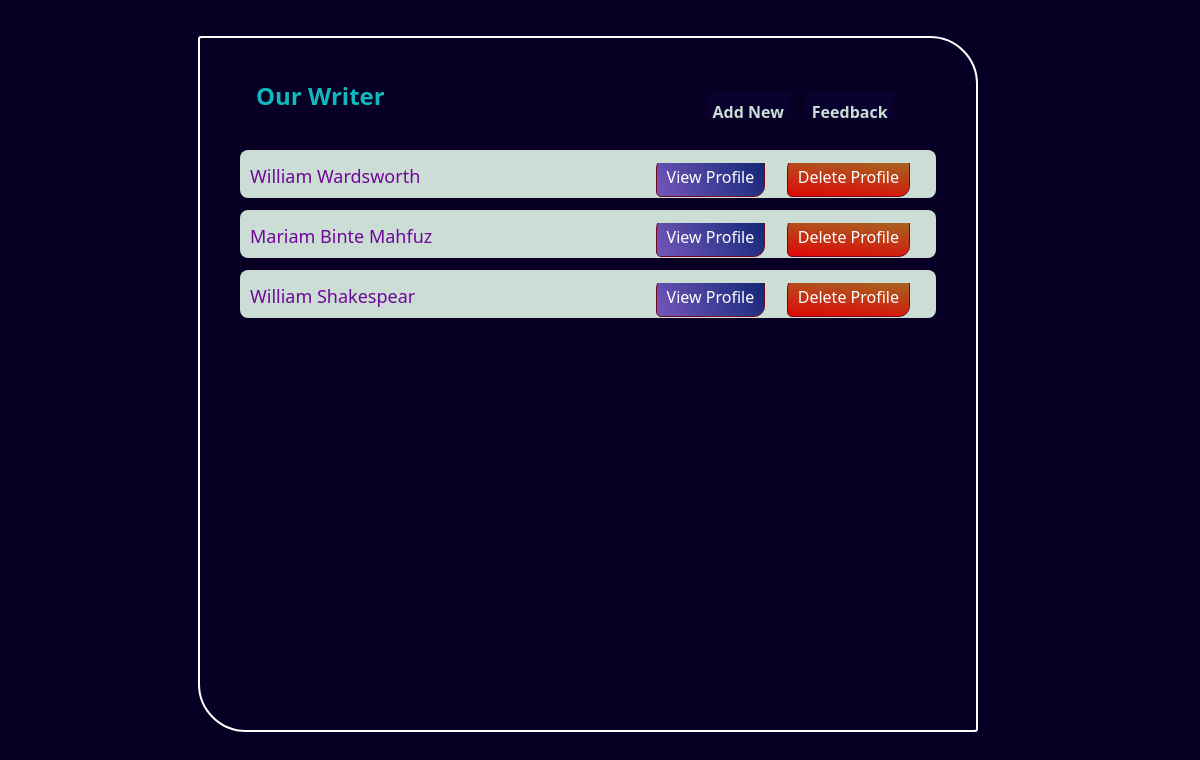
The page /writer/ on the database as committed earlier.
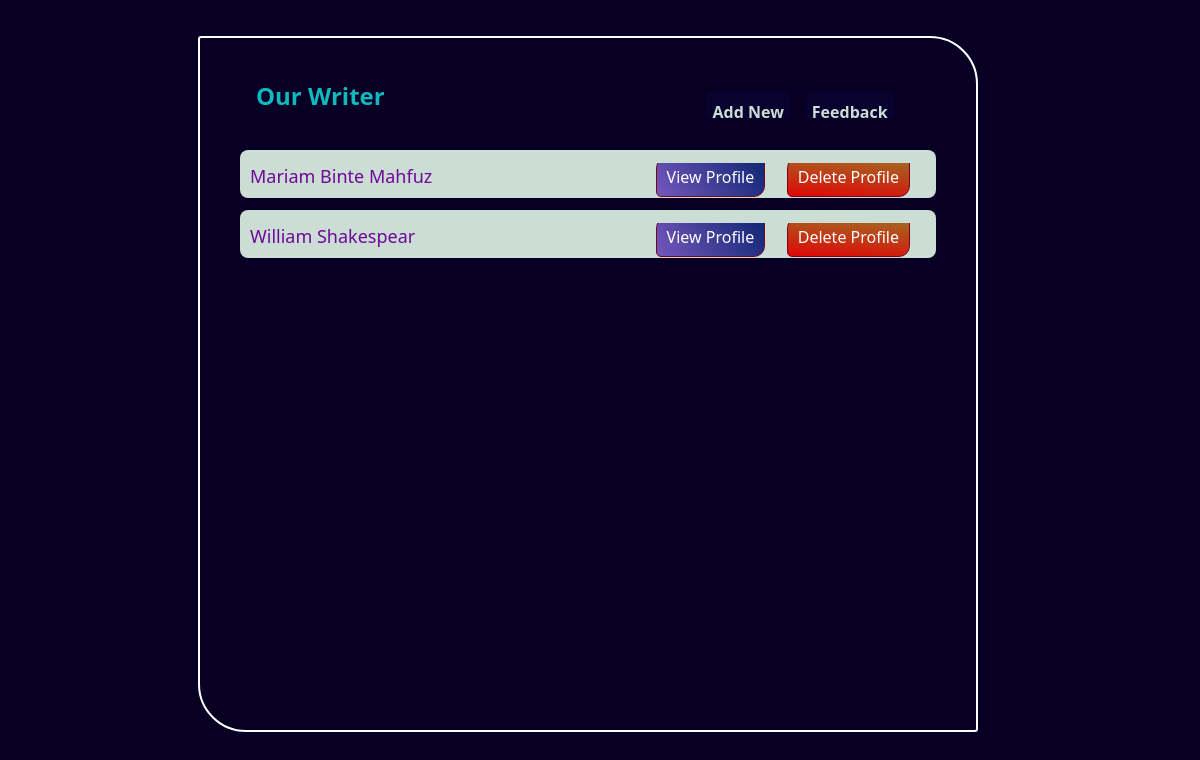
The same page on the database as committed later.
### Writer_app/models.py (models this page shows, shortened)
class Profile(models.Model):
    writer_name=models.CharField(max_length=30)
    writer_photo=models.ImageField(upload_to='writer-name',null=False,blank=False)

### Writer_app/views.py (the view)
# urls.py: path('',views.Writer_list,name='writer_list'),
def Writer_list(request):
    writers=Profile.objects.all()
    context={
        'writers':writers,
    }
    return render(request,'Writer_Profile/Writer_list.html',context)

### templates/Writer_Profile/Writer_list.html
{% extends 'base.html' %}
{% load static %}
{% block body_block %}
{% for writer in writers %}
<div class="task-table">
    <div class="task-title">
        <a href="{% url 'profile' primarykey=writer.id %}">{{ writer.writer_name }}</a>
    </div>
    <div class="actions-btn">
        <a class="btn task-view" href="{% url 'profile' primarykey=writer.id %}">View Profile</a>
        <a class="btn delete" style="margin-right: 1rem;" href="{% url 'delete_profile' primarykey=writer.id %}">Delete Profile</a>
    </div>
</div>
{% endfor%}
{% endblock %}

Rows that differ between the two databases and show on the page:
removed Profile: writer_name "William Wardsworth"
